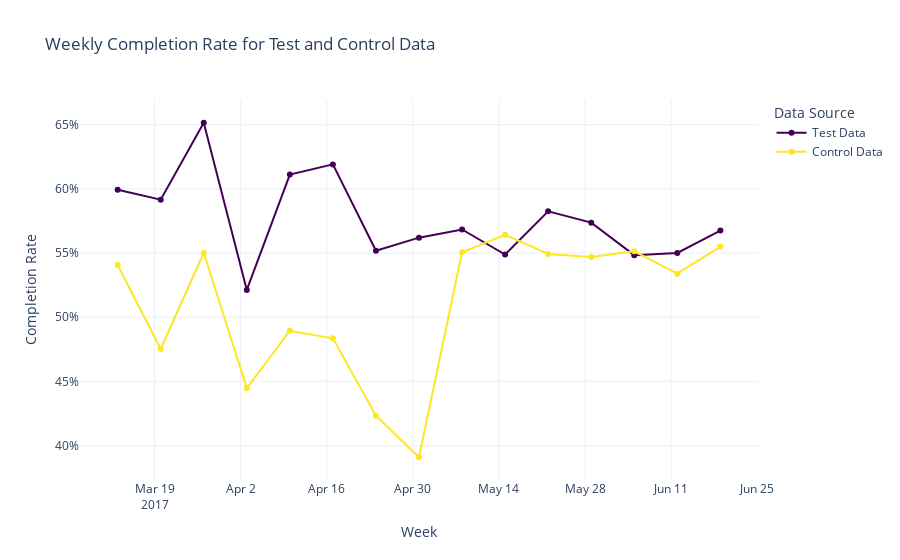

Notebook code for this chart:
### Code cell
import plotly.graph_objects as go
import pandas as pd
import numpy as np
import matplotlib.pyplot as plt

# Ensure date column is in datetime format
df_final['date'] = pd.to_datetime(df_final['date'])

# Add a 'week' column to the DataFrame
df_final['week'] = df_final['date'].dt.to_period('W').apply(lambda r: r.start_time)

# Calculate weekly completion rate for Test and Control variations
weekly_completion = df_final.groupby(['week', 'variation'])['completion'].mean().unstack()

# Define viridis-like colors for the variations
colors = {
    'Test': 'rgb(68, 1, 84)',       # Purple
    'Control': 'rgb(253, 231, 37)'  # Yellow
}

# Create a line+scatter plot
fig = go.Figure()

# Line+scatter for test data
fig.add_trace(go.Scatter(
    x=weekly_completion.index,
    y=weekly_completion['Test'],
    mode='lines+markers',
    name='Test Data',
    line=dict(shape='linear', color=colors['Test'])
))

# Line+scatter for control data
fig.add_trace(go.Scatter(
    x=weekly_completion.index,
    y=weekly_completion['Control'],
    mode='lines+markers',
    name='Control Data',
    line=dict(shape='linear', color=colors['Control'])
))

# Update layout
fig.update_layout(
    title='Weekly Completion Rate for Test and Control Data',
    xaxis_title='Week',
    yaxis_title='Completion Rate',
    yaxis_tickformat=',.0%',
    legend_title_text='Data Source',
    template='plotly_white'
)

# Show the plot
fig.show()

### Figure 1 — Plotly figure (JSON) as saved in the notebook; plotly's stock layout.template omitted (floating-point values rounded to 4 significant figures)
{"data": [{"line": {"color": "rgb(68, 1, 84)", "shape": "linear"}, "mode": "lines+markers", "name": "Test Data", "type": "scatter", "x": ["2017-03-13T00:00:00", "2017-03-20T00:00:00", "2017-03-27T00:00:00", "2017-04-03T00:00:00", "2017-04-10T00:00:00", "2017-04-17T00:00:00", "2017-04-24T00:00:00", "2017-05-01T00:00:00", "2017-05-08T00:00:00", "2017-05-15T00:00:00", "2017-05-22T00:00:00", "2017-05-29T00:00:00", "2017-06-05T00:00:00", "2017-06-12T00:00:00", "2017-06-19T00:00:00"], "y": [0.5993, 0.5915, 0.6515, 0.5212, 0.6111, 0.619, 0.5518, 0.562, 0.5683, 0.5488, 0.5825, 0.5737, 0.5483, 0.5501, 0.5675]}, {"line": {"color": "rgb(253, 231, 37)", "shape": "linear"}, "mode": "lines+markers", "name": "Control Data", "type": "scatter", "x": ["2017-03-13T00:00:00", "2017-03-20T00:00:00", "2017-03-27T00:00:00", "2017-04-03T00:00:00", "2017-04-10T00:00:00", "2017-04-17T00:00:00", "2017-04-24T00:00:00", "2017-05-01T00:00:00", "2017-05-08T00:00:00", "2017-05-15T00:00:00", "2017-05-22T00:00:00", "2017-05-29T00:00:00", "2017-06-05T00:00:00", "2017-06-12T00:00:00", "2017-06-19T00:00:00"], "y": [0.5407, 0.4752, 0.5502, 0.4448, 0.4895, 0.4836, 0.4233, 0.3909, 0.5506, 0.5642, 0.5493, 0.547, 0.5513, 0.5339, 0.555]}], "layout": {"legend": {"title": {"text": "Data Source"}}, "title": {"text": "Weekly Completion Rate for Test and Control Data"}, "xaxis": {"title": {"text": "Week"}}, "yaxis": {"tickformat": ",.0%", "title": {"text": "Completion Rate"}}}}
